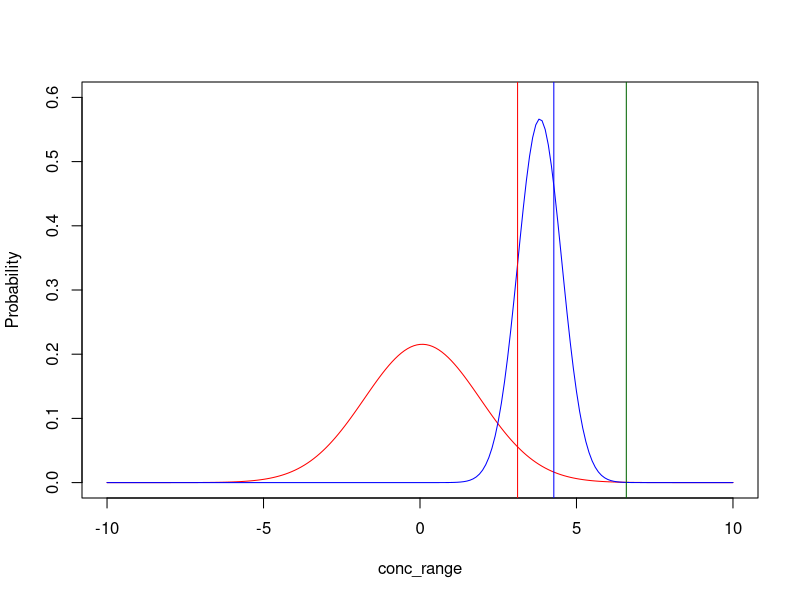

Write R code to recreate this figure.
# Detection Limits

Blank =c(-1.3, 2.3, 3.1, -.3, .43, -2.5, -.22, -.94); mean(Blank)
LowConc = c(3.8, 3.1, 3.6, 3.6, 3.2, 4.4, 5.1); mean(LowConc)

LoB = mean(Blank) + 1.645*(sd(Blank)); LoB

LoD = LoB + 1.645*(sd(LowConc)); LoD
 
LoQ = LoB + 3*1.645*(sd(LowConc)); LoQ

conc_range = seq(-10, 10, .1); conc_range

plot(conc_range, dnorm(conc_range, mean=mean(Blank), sd=sd(Blank)), 
     ty='l', ylab="Probability", ylim=c(0, .6), col="red")
lines(conc_range, dnorm(conc_range, mean=mean(LowConc), sd=sd(LowConc)), col="blue")

abline(v=LoB, col="red")
abline(v=LoD, col="blue")
abline(v=LoQ, col="darkgreen")

